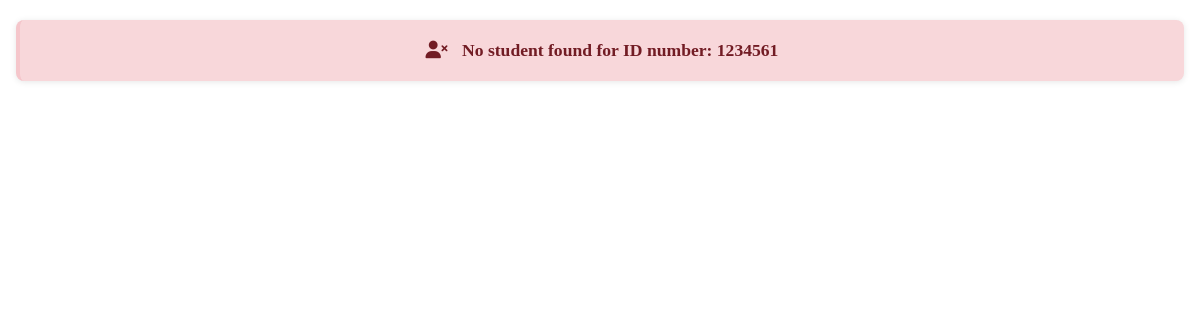
Before: /dashboard_staff/searchStudent.php?idNum=1234561 with the older database file.
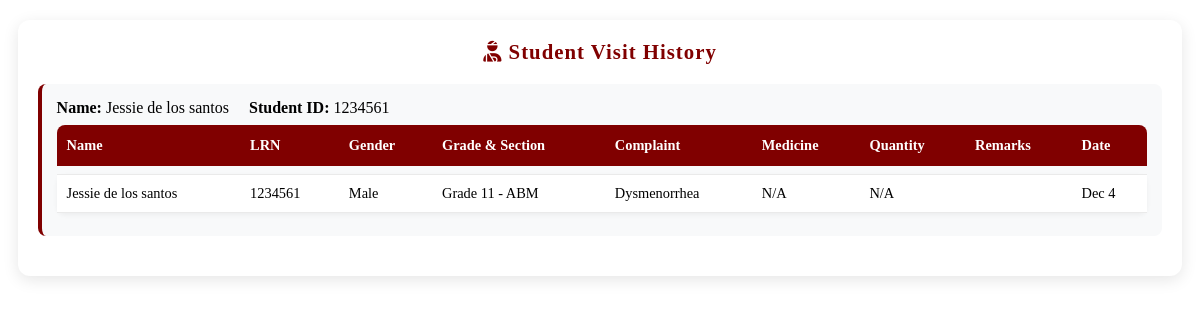
After: the same page with the newer database file.
### tables this page shows
CREATE TABLE `studentrecord` (
  `ID` int(11) NOT NULL,
  `name` varchar(32) NOT NULL,
  `idNum` int(11) NOT NULL,
  `gender` varchar(10) DEFAULT NULL,
  `role` varchar(50) NOT NULL DEFAULT 'Student',
  `department` varchar(30) NOT NULL,
  `section` varchar(50) DEFAULT NULL,
  `complaint` varchar(255) NOT NULL,
  `visitDate` date NOT NULL
);

### dashboard_staff/pdo.php (called while the page is built, shortened)
<?php
    class oop_class {
        private $conn;
        function __construct(){
            try {
                $connection = "mysql:host=" . SERVER . ";dbname=" . DBNAME . ";charset=utf8";
                $this->conn = new PDO($connection, USER, PASS);
                $this->conn->setAttribute(PDO::ATTR_ERRMODE, PDO::ERRMODE_EXCEPTION);
            } catch (PDOException $e) {
                echo "<script>alert('Connection Failed');</script>";
            }
        }
    public function search_by_idNum($idNum) {
        $sql = "SELECT * FROM studentrecord WHERE idNum = :idNum LIMIT 1";
        $stmt = $this->conn->prepare($sql);
        $stmt->execute([':idNum' => $idNum]);
        return $stmt->fetch(PDO::FETCH_ASSOC);
    }
public function get_student_recent_visits($idNum) {
    $sql = "SELECT sr.*, t.quantity as medicine_quantity,
                   t.remarks, i.genericName,
                   sv.temperature, sv.bloodPressure, sv.pulse, sv.respiratoryRate
            FROM studentrecord sr
            LEFT JOIN transaction t ON sr.ID = t.studentID
            LEFT JOIN inventory i ON t.itemID = i.itemID
            LEFT JOIN student_vitals sv ON sr.ID = sv.studentID
            WHERE sr.idNum = :idNum
            ORDER BY sr.visitDate DESC
            LIMIT 10";
    $stmt = $this->conn->prepare($sql);
    $stmt->bindParam(':idNum', $idNum, PDO::PARAM_INT);
    $stmt->execute();
    return $stmt;
}
}
?>

### dashboard_staff/searchStudent.php (the view, shortened to what the changed rows need)
<?php
include 'pdo.php';
$oop = new oop_class();
$idNum = $_GET['idNum'] ?? '';
$result = $oop->search_by_idNum($idNum);
if ($result) {
    $studentVisits = $oop->get_student_recent_visits($idNum);
    ?>
    <div style="
        background: #fff;
        border-radius: 12px;
        box-shadow: 0 4px 16px rgba(0,0,0,0.1);
        width: 95%;
        margin: 20px auto;
        padding: 20px;
        overflow-x: auto;
        ">
        <h3 style="margin-top:0;margin-bottom:20px;font-size:1.3rem;color:#800000;letter-spacing:1px;text-align:center;">
            <i class="fas fa-user-injured"></i> Student Visit History
        </h3>
        <div style="margin-bottom: 20px; padding: 15px; background: #f8f9fa; border-radius: 8px; border-left: 4px solid #800000;">
            <div style="display: flex; flex-wrap: wrap; gap: 20px;">
                <div>
                    <strong>Name:</strong> <?= htmlspecialchars($result['name']) ?>
                </div>
                <div>
                    <strong>Student ID:</strong> <?= htmlspecialchars($result['idNum']) ?>
                </div>
        </div>
        <?php if ($studentVisits && $studentVisits->rowCount() > 0): ?>
            <table style="width:100%;border-collapse:separate;border-spacing:0 8px;font-size:0.9rem;">
                <thead>
                    <tr style="background:#800000;color:white;font-weight:700;">
                        <th style="padding:12px 10px;text-align:left;border-radius:8px 0 0 0;">Name</th>
                        <th style="padding:12px 10px;text-align:left;">LRN</th>
                        <th style="padding:12px 10px;text-align:left;">Gender</th>
                        <th style="padding:12px 10px;text-align:left;">Grade & Section</th>
                        <th style="padding:12px 10px;text-align:left;">Complaint</th>
                        <th style="padding:12px 10px;text-align:left;">Medicine</th>
                        <th style="padding:12px 10px;text-align:left;">Quantity</th>
                        <th style="padding:12px 10px;text-align:left;">Remarks</th>
                        <th style="padding:12px 10px;text-align:left;border-radius:0 8px 0 0;">Date</th>
                    </tr>
                </thead>
                <tbody>
                    <?php while ($visit = $studentVisits->fetch(PDO::FETCH_ASSOC)): ?>
                    <tr style="background:#fff;box-shadow:0 2px 5px rgba(0,0,0,0.05);border-radius:8px;">
                        <td style="padding:10px;border-top:1px solid #eaeaea;border-bottom:1px solid #eaeaea;">
                            <?= htmlspecialchars($visit['name']) ?>
                        </td>
                        <td style="padding:10px;border-top:1px solid #eaeaea;border-bottom:1px solid #eaeaea;">
                            <?= htmlspecialchars($visit['idNum']) ?>
                        </td>
                        <td style="padding:10px;border-top:1px solid #eaeaea;border-bottom:1px solid #eaeaea;">
                            <?= htmlspecialchars($visit['gender'] ?? 'N/A') ?>
                        </td>
                        <td style="padding:10px;border-top:1px solid #eaeaea;border-bottom:1px solid #eaeaea;">
                            <?= htmlspecialchars($visit['department'] . ' - ' . ($visit['section'] ?? '')) ?>
                        </td>
                        <td style="padding:10px;border-top:1px solid #eaeaea;border-bottom:1px solid #eaeaea;">
                            <?= htmlspecialchars($visit['complaint']) ?>
                        </td>
                        <td style="padding:10px;border-top:1px solid #eaeaea;border-bottom:1px solid #eaeaea;">
                            <?= htmlspecialchars($visit['genericName'] ?? 'N/A') ?>
                        </td>
                        <td style="padding:10px;border-top:1px solid #eaeaea;border-bottom:1px solid #eaeaea;">
                            <?= htmlspecialchars($visit['quantity'] ?? 'N/A') ?>
                        </td>
                        <td style="padding:10px;border-top:1px solid #eaeaea;border-bottom:1px solid #eaeaea;">
                        </td>
                        <td style="padding:10px;border-top:1px solid #eaeaea;border-bottom:1px solid #eaeaea;">
                            <?= date('M j', strtotime($visit['visitDate'])) ?>
                        </td>
                    </tr>
                    <?php endwhile; ?>
                </tbody>
            </table>
        <?php endif; ?>
    </div>
    <?php
} else {
    echo "<div style='
        margin:20px auto;
        padding:20px;
        font-size:1.1rem;
        color:#721c24;
        background:#f8d7da;
        border-radius:8px;
        width:95%;
        text-align:center;
        box-shadow:0 1px 6px rgba(0,0,0,0.1);
        font-weight:600;
        border-left:4px solid #f5c6cb;
    '>
        <i class=\"fas fa-user-times\" style=\"margin-right:10px;\"></i>
        No student found for ID number: " . htmlspecialchars($idNum) . "
    </div>";
}
?>
<link rel="stylesheet" href="https://cdnjs.cloudflare.com/ajax/libs/font-awesome/6.4.0/css/all.min.css">

Changed rows visible on the page:
now on this page (row edited): studentrecord: name "Jessie de los santos", idNum "1234561", gender "Male", department+section "Grade 11 - ABM", complaint "Dysmenorrhea", genericName "N/A", quantity "N/A", visitDate "Dec 4"
Other visible differences:
$idNum: "1234561" → (not shown)
text no longer shown: "No student found for ID number:"
text now shown: "Student Visit History Name: Student ID: Name LRN Gender Grade & Section Complaint Medicine Quantity Remarks Date"
